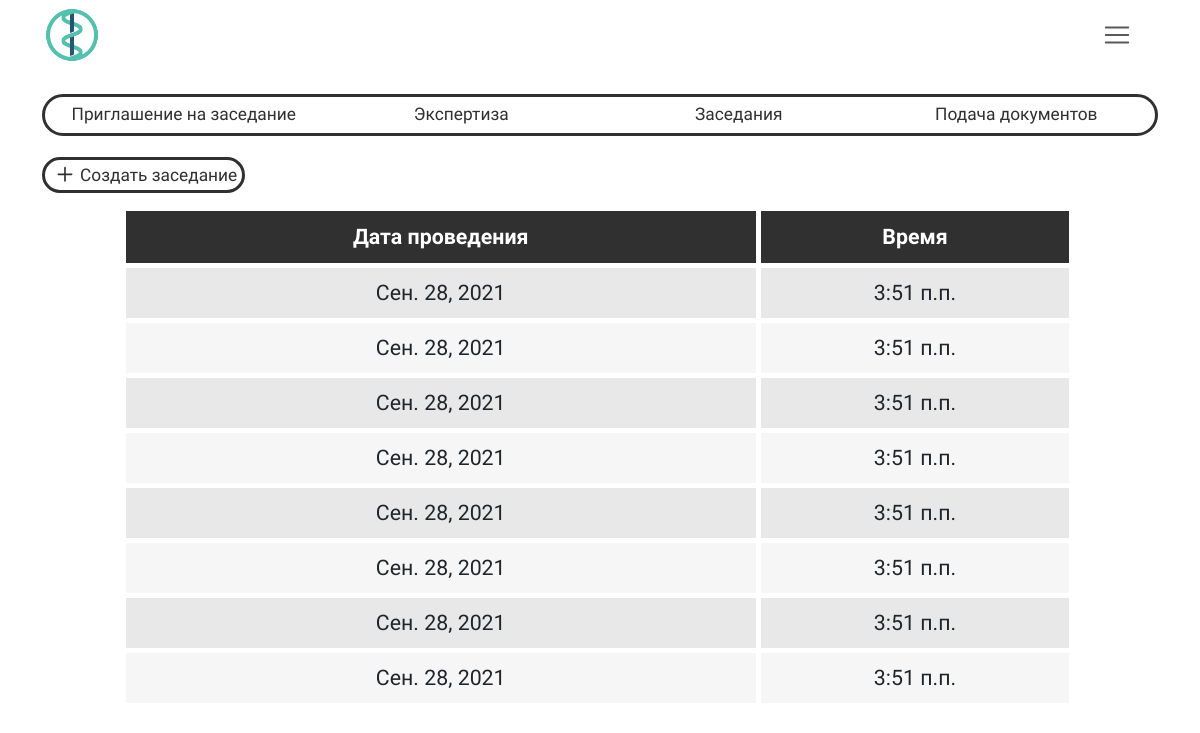
/meeting/meetingList, run on an earlier commit of the app's database.
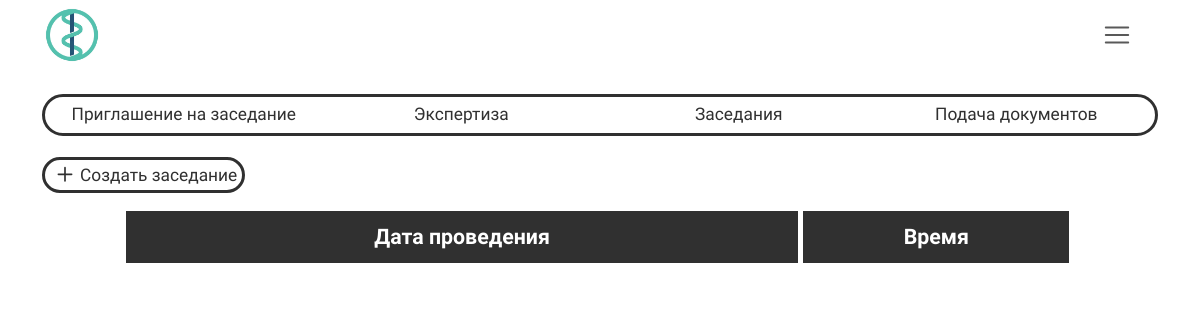
And on a later commit of the database.
### meetingManager/models.py (models this page shows)
class Meeting(models.Model):
	date = models.DateField("Дата заседания", auto_now_add=True, null=True, blank=True)
	time = models.TimeField("Время заседания")
	subpoena = models.CharField("Повестка", max_length=1000)

### meetingManager/views.py (the view)
# urls.py: path("meetingList", views.MeetingList.as_view(), name="meetingList"),
class MeetingList(Meeting):
	def get(self, request):
		meetingList = Meeting.getMeetingList()
		return render(request, "meetingList.html", {
			"meetingList": meetingList,
		})

### meetingManager/views.py (called while the page is built)
	def getMeetingList():
		return MeetingModel.objects.all()

### meetingManager/templates/meetingList.html (shortened to what this page needs)
{% extends "base.html" %}
{% load static %}
{% block content %}
<div class="container">
  <div class="row">
    <div class="col-5"></div>
    <div class="col-5"></div>
    <div class="col"><a class="custom_button"  href="{% url 'createMeeting' %}">
      Создать заседание</a></div>
    <div class="col-1"></div>
  </div>
<table class="custom_table table-hover" >
  <thead  >
    <tr>
      <th >Дата проведения</th>
      <th>Время</th>
    </tr>
  </thead>
  <tbody>
    {% for meeting in meetingList %}
      <tr style="cursor: pointer" onclick="window.location.href='../media/{{ meeting.subpoena }}'; return false" target="_blank">
        <td >{{ meeting.date }}</th>
        <td>{{ meeting.time }}</td>
        </tr>
    {% endfor %}
  </tbody>
</table>
</div>
{% endblock %}

### templates/base.html (shortened to what this page needs)
{% load static %}
<!DOCTYPE html>
<html lang="ru">
<head>
    <link rel="stylesheet" href="https://stackpath.bootstrapcdn.com/bootstrap/4.1.3/css/bootstrap.min.css">
    <link rel="stylesheet" href="https://cdn.jsdelivr.net/npm/bootstrap@5.0.1/dist/css/bootstrap.min.css">
    <link rel="stylesheet" href="https://cdn.jsdelivr.net/npm/bootstrap-icons@1.5.0/font/bootstrap-icons.min.css">
    <link rel="stylesheet" href="https://cdnjs.cloudflare.com/ajax/libs/font-awesome/5.13.0/css/all.min.css" />
    <link href="https://cdn.jsdelivr.net/gh/kartik-v/bootstrap-fileinput@5.2.3/css/fileinput.min.css" media="all" rel="stylesheet" type="text/css" />
    <link rel="stylesheet" href="https://code.jquery.com/ui/1.12.1/themes/base/jquery-ui.css" />
    <link rel="stylesheet" type="text/css" href="{% static 'css/style.css' %}">
    <link rel="stylesheet" href="//code.jquery.com/ui/1.12.1/themes/base/jquery-ui.css">
</head>
<body>
    {% block nav %}
        {% include 'inc/_nav.html' %}
    {% endblock %}
    {% block menu %}
        {% include 'inc/_menu.html' %}
    {% endblock menu %}
<div class="container">
    <div class="row ">
        {% block content %}
        {% endblock %}
    </div>
</div>
</body>
</html>

### templates/inc/_nav.html (shortened to what this page needs)
{% load static %}
<div class="container">
  <div class='form-inline'>
    <a class="navbar-brand "  href="{% url 'index' %}"><img class="logo" id="logo" src="{% static 'img/logo.png' %}" ></a>
    <div class="navbar-toggler ml-auto">
        <button class="navbar-toggler ml-auto custom-toggler" id="dropdownmenu" type="button" data-toggle="dropdown"  >
          <span class="navbar-toggler-icon "></span>
        </button>
    </div>
  </div>
</div><br>

### templates/inc/_menu.html
{% load static %}
<div class="container">
    <div class="menu">
        <ul>
            <li><a href="#">Приглашение на заседание</a></li>
            <li><a href="#">Экспертиза</a> </li>
            <li onclick="location.href='{% url 'meetingList' %}'"><a href="{% url 'meetingList' %}">Заседания</a></li>
            <li onclick="location.href='{% url 'researchTypeList' %}'"><a href="{% url 'researchTypeList' %}">Подача документов</a></li>
        </ul>
    </div></br>
</div>

### static/css/style.css (style rules this page uses)
body { font-family: 'Ruda', sans-serif; }
.custom-toggler.navbar-toggler { border-color: none; }
.menu { width: 100%; display: table; border: solid; border-color: #303030; border-radius: 25px; padding: 0; font-size: 13pt; }
.menu ul { display: table-row; }
.menu li { display: table-cell; width: 25%; cursor: pointer; }
.menu li a { display: block; color: #303030; text-align: center; margin: 5px; text-decoration: none; }
#logo { height: 60px; }
.custom_table { font-size: 16pt; border-collapse: collapse; text-align: center; margin: auto; width: 85%; margin-top: 20px; }
.custom_table th { background-color: #303030; color: white; }
.custom_table th, .custom_table td { border-style: solid; border-width: 0 5px 5px 0; border-color: white; height: 55px; }
.custom_table tr:nth-child(odd) { background: #E8E8E8; }
.custom_button { border: solid; border-color: #303030; border-radius: 25px; padding: 5px; font-size: 13pt; text-decoration: none; color: #303030; text-align: center; width: auto; min-width: 150px; background-color: white; white-space: nowrap; }

What changed in the data, as far as the page shows it:
removed Meeting: date "Сен. 28, 2021", time "3:51 п.п."
removed Meeting: date "Сен. 28, 2021", time "3:51 п.п."
removed Meeting: date "Сен. 28, 2021", time "3:51 п.п."
removed Meeting: date "Сен. 28, 2021", time "3:51 п.п."
removed Meeting: date "Сен. 28, 2021", time "3:51 п.п."
removed Meeting: date "Сен. 28, 2021", time "3:51 п.п."
removed Meeting: date "Сен. 28, 2021", time "3:51 п.п."
removed Meeting: date "Сен. 28, 2021", time "3:51 п.п."
